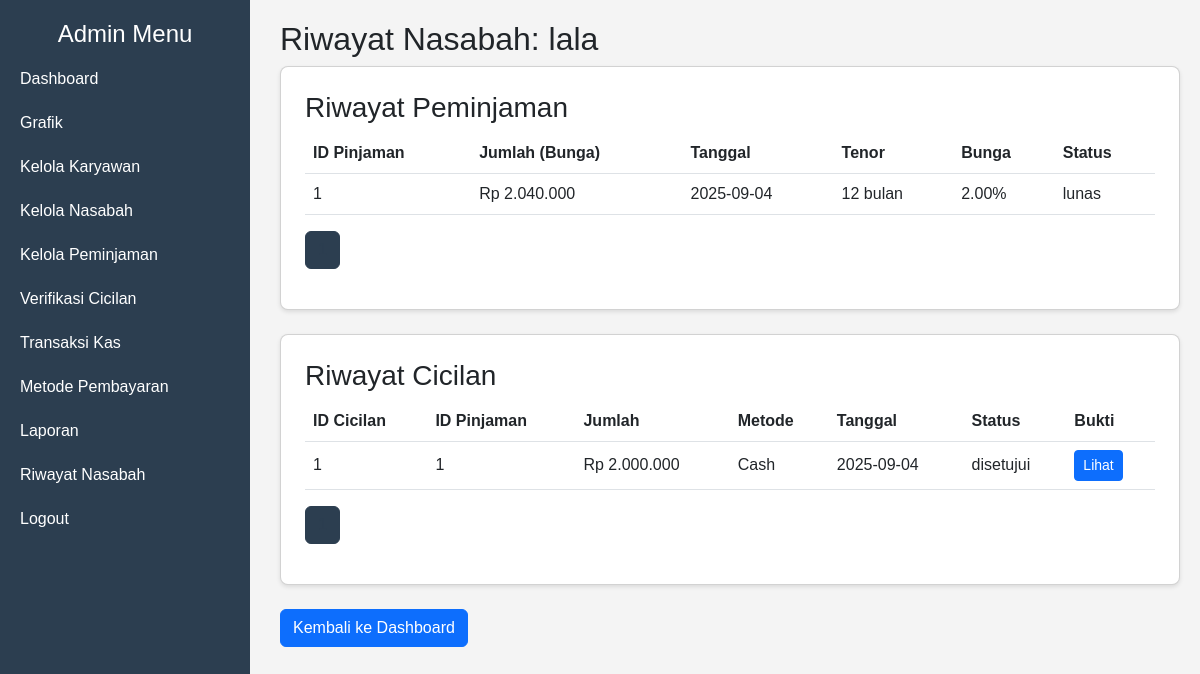
The page /riwayat_nasabah.php?nama_nasabah=lala (signed in) on the database its author committed.
### tables this page shows
CREATE TABLE `pinjaman` (
  `id_pinjaman` int NOT NULL,
  `id_nasabah` int NOT NULL,
  `jumlah_pinjaman` bigint NOT NULL,
  `total_pinjaman_bunga` bigint NOT NULL,
  `tanggal_pinjam` date NOT NULL,
  `tenor` int NOT NULL,
  `bunga` decimal(5,2) NOT NULL,
  `status` enum('aktif','lunas') DEFAULT 'aktif'
);

CREATE TABLE `cicilan` (
  `id_cicilan` int NOT NULL,
  `id_pinjaman` int NOT NULL,
  `jumlah_bayar` bigint NOT NULL,
  `sisa_pinjaman` bigint NOT NULL,
  `metode_pembayaran` enum('transfer_bank','qris','cash') NOT NULL,
  `bukti_bayar` varchar(255) DEFAULT NULL,
  `tanggal_bayar` date NOT NULL,
  `status` enum('menunggu','disetujui','ditolak') DEFAULT 'menunggu',
  `acc_by` int DEFAULT NULL
);

### riwayat_nasabah.php (the view, shortened to what this page needs)
<?php
require_once 'config.php';
$nama_nasabah = isset($_GET['nama_nasabah']) ? trim($_GET['nama_nasabah']) : '';
$limit = 10;
$page = isset($_GET['page']) ? (int)$_GET['page'] : 1;
$offset = ($page - 1) * $limit;
try {
    $pinjaman_query = "SELECT p.*, n.nama FROM pinjaman p JOIN nasabah n ON p.id_nasabah = n.id_nasabah WHERE n.nama = :nama_nasabah LIMIT :limit OFFSET :offset";
    $stmt = $pdo->prepare($pinjaman_query);
    $stmt->bindValue(':nama_nasabah', $nama_nasabah);
    $stmt->bindValue(':limit', $limit, PDO::PARAM_INT);
    $stmt->bindValue(':offset', $offset, PDO::PARAM_INT);
    $stmt->execute();
    $pinjaman = $stmt->fetchAll();
    $total_pinjaman = $pdo->prepare("SELECT COUNT(*) FROM pinjaman p JOIN nasabah n ON p.id_nasabah = n.id_nasabah WHERE n.nama = ?");
    $total_pinjaman->execute([$nama_nasabah]);
    $total_pinjaman_count = $total_pinjaman->fetchColumn();
    $cicilan_query = "SELECT c.*, n.nama FROM cicilan c JOIN pinjaman p ON c.id_pinjaman = p.id_pinjaman JOIN nasabah n ON p.id_nasabah = n.id_nasabah WHERE n.nama = :nama_nasabah LIMIT :limit OFFSET :offset";
    $stmt = $pdo->prepare($cicilan_query);
    $stmt->bindValue(':nama_nasabah', $nama_nasabah);
    $stmt->bindValue(':limit', $limit, PDO::PARAM_INT);
    $stmt->bindValue(':offset', $offset, PDO::PARAM_INT);
    $stmt->execute();
    $cicilan = $stmt->fetchAll();
    $total_cicilan = $pdo->prepare("SELECT COUNT(*) FROM cicilan c JOIN pinjaman p ON c.id_pinjaman = p.id_pinjaman JOIN nasabah n ON p.id_nasabah = n.id_nasabah WHERE n.nama = ?");
    $total_cicilan->execute([$nama_nasabah]);
    $total_cicilan_count = $total_cicilan->fetchColumn();
} catch (PDOException $e) {
    $error = "Gagal mengambil data riwayat: " . $e->getMessage();
}
?>
<!DOCTYPE html>
<html lang="id">
<head>
    <link href="https://cdn.jsdelivr.net/npm/bootstrap@5.3.0/dist/css/bootstrap.min.css" rel="stylesheet">
    <link href="assets/css/custom.css" rel="stylesheet">
</head>
<body>
    <div class="sidebar">
        <h4 class="text-white text-center">Admin Menu</h4>
        <a href="dashboard_admin.php">Dashboard</a>
        <a href="dashboard_admin.php#grafik">Grafik</a>
        <a href="dashboard_admin.php#karyawan">Kelola Karyawan</a>
        <a href="dashboard_admin.php#nasabah">Kelola Nasabah</a>
        <a href="dashboard_admin.php#pinjaman">Kelola Peminjaman</a>
        <a href="dashboard_admin.php#cicilan">Verifikasi Cicilan</a>
        <a href="dashboard_admin.php#kas">Transaksi Kas</a>
        <a href="dashboard_admin.php#metode">Metode Pembayaran</a>
        <a href="dashboard_admin.php#laporan">Laporan</a>
        <a href="riwayat_nasabah.php">Riwayat Nasabah</a>
        <a href="logout.php">Logout</a>
    </div>
    <div class="content">
        <h2>Riwayat Nasabah: <?php echo htmlspecialchars($nama_nasabah); ?></h2>
        <div id="toast-container" class="position-fixed top-0 end-0 p-3"></div>
        <div class="card p-4 mb-4">
            <h3>Riwayat Peminjaman</h3>
            <table class="table">
                <thead>
                    <tr>
                        <th>ID Pinjaman</th>
                        <th>Jumlah (Bunga)</th>
                        <th>Tanggal</th>
                        <th>Tenor</th>
                        <th>Bunga</th>
                        <th>Status</th>
                    </tr>
                </thead>
                <tbody>
                    <?php foreach ($pinjaman as $row): ?>
                        <tr>
                            <td><?php echo $row['id_pinjaman']; ?></td>
                            <td>Rp <?php echo number_format($row['total_pinjaman_bunga'], 0, ',', '.'); ?></td>
                            <td><?php echo $row['tanggal_pinjam']; ?></td>
                            <td><?php echo $row['tenor']; ?> bulan</td>
                            <td><?php echo $row['bunga']; ?>%</td>
                            <td><?php echo $row['status']; ?></td>
                        </tr>
                    <?php endforeach; ?>
                </tbody>
            </table>
            <nav>
                <ul class="pagination">
                    <?php for ($i = 1; $i <= ceil($total_pinjaman_count / $limit); $i++): ?>
                        <li class="page-item <?php echo $i == $page ? 'active' : ''; ?>">
                            <a class="page-link" href="?nama_nasabah=<?php echo urlencode($nama_nasabah); ?>&page=<?php echo $i; ?>"><?php echo $i; ?></a>
                        </li>
                    <?php endfor; ?>
                </ul>
            </nav>
        </div>
        <div class="card p-4 mb-4">
            <h3>Riwayat Cicilan</h3>
            <table class="table">
                <thead>
                    <tr>
                        <th>ID Cicilan</th>
                        <th>ID Pinjaman</th>
                        <th>Jumlah</th>
                        <th>Metode</th>
                        <th>Tanggal</th>
                        <th>Status</th>
                        <th>Bukti</th>
                    </tr>
                </thead>
                <tbody>
                    <?php foreach ($cicilan as $row): ?>
                        <tr>
                            <td><?php echo $row['id_cicilan']; ?></td>
                            <td><?php echo $row['id_pinjaman']; ?></td>
                            <td>Rp <?php echo number_format($row['jumlah_bayar'], 0, ',', '.'); ?></td>
                            <td><?php echo ucfirst(str_replace('_', ' ', $row['metode_pembayaran'])); ?></td>
                            <td><?php echo $row['tanggal_bayar']; ?></td>
                            <td><?php echo $row['status']; ?></td>
                            <td><?php echo $row['bukti_bayar'] ? '<a href="' . $row['bukti_bayar'] . '" target="_blank" class="btn btn-sm btn-primary">Lihat</a>' : '-'; ?></td>
                        </tr>
                    <?php endforeach; ?>
                </tbody>
            </table>
            <nav>
                <ul class="pagination">
                    <?php for ($i = 1; $i <= ceil($total_cicilan_count / $limit); $i++): ?>
                        <li class="page-item <?php echo $i == $page ? 'active' : ''; ?>">
                            <a class="page-link" href="?nama_nasabah=<?php echo urlencode($nama_nasabah); ?>&page=<?php echo $i; ?>"><?php echo $i; ?></a>
                        </li>
                    <?php endfor; ?>
                </ul>
            </nav>
        </div>
        <a href="dashboard_admin.php#nasabah" class="btn btn-primary">Kembali ke Dashboard</a>
    </div>
</body>
</html>

### assets/css/custom.css (style rules this page uses)
body { font-family: Arial, sans-serif; margin: 0; padding: 0; background-color: #f4f4f4; }
.sidebar { width: 250px; background-color: #2c3e50; height: 100vh; position: fixed; top: 0; left: 0; padding-top: 20px; }
.sidebar a { display: block; color: white; padding: 10px 20px; text-decoration: none; font-size: 16px; }
.content { margin-left: 260px; padding: 20px; }
.card { background-color: white; border-radius: 8px; box-shadow: 0 2px 4px rgba(0, 0, 0, 0.1); margin-bottom: 20px; }
.table th, .table td { vertical-align: middle; }
.pagination .page-link { color: #2c3e50; }
.pagination .page-item.active .page-link { background-color: #2c3e50; border-color: #2c3e50; }

### rows shown on the page
pinjaman: id_pinjaman "1", total_pinjaman_bunga "2.040.000", tanggal_pinjam "2025-09-04", tenor "12", bunga "2.00", status "lunas"
cicilan: id_cicilan "1", id_pinjaman "1", jumlah_bayar "2.000.000", metode_pembayaran "Cash", tanggal_bayar "2025-09-04", status "disetujui"

### other values the page prints
$nama_nasabah "lala"
